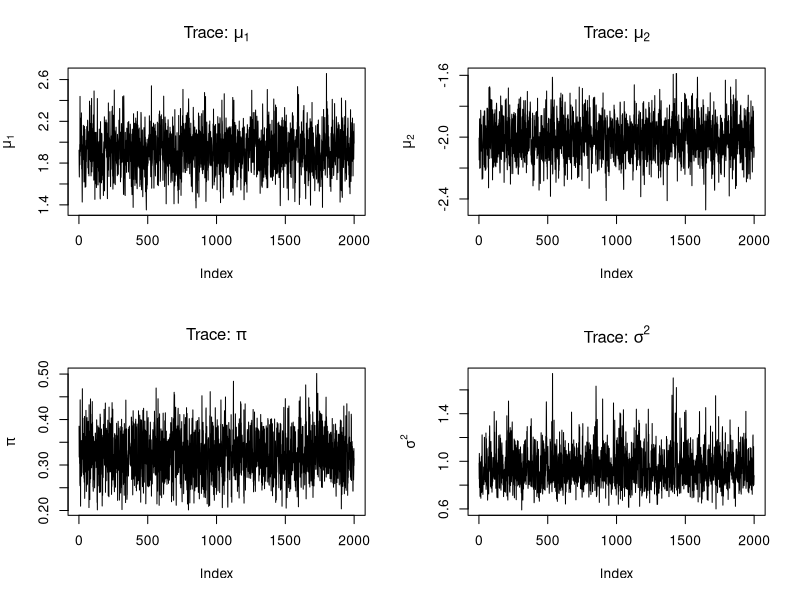
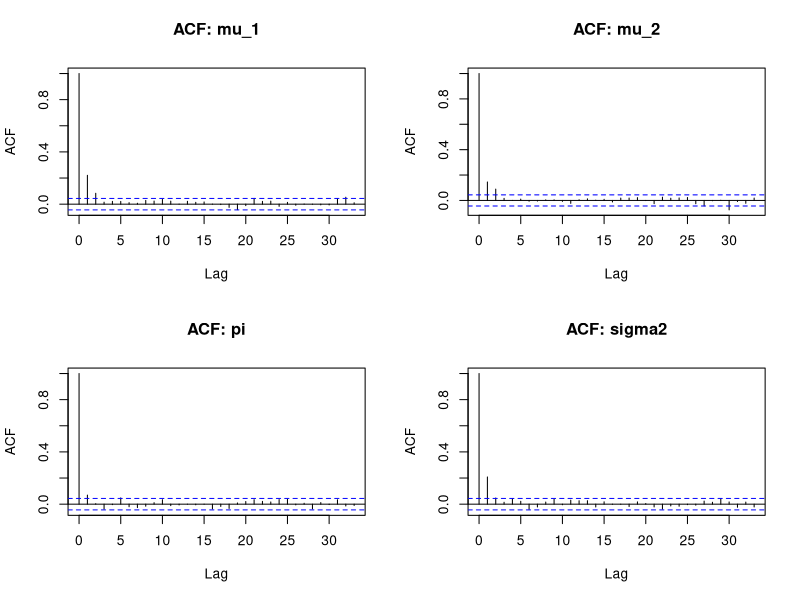
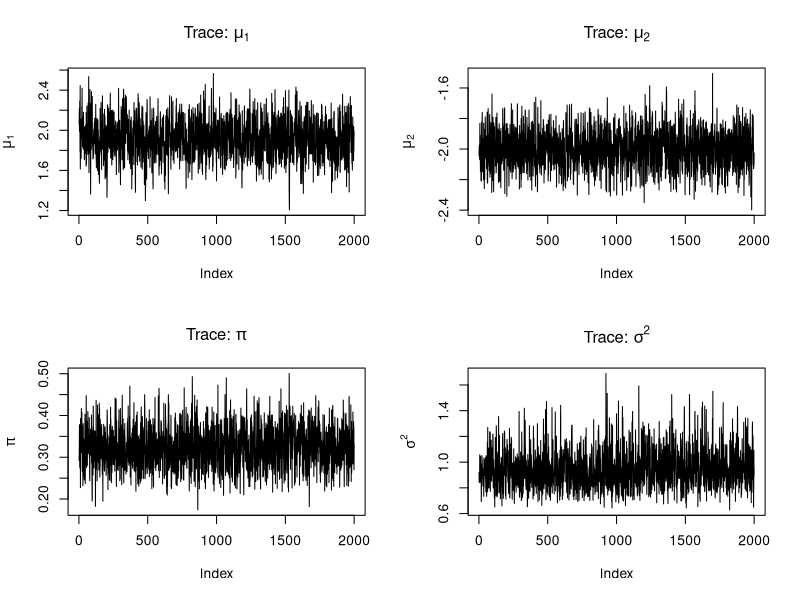
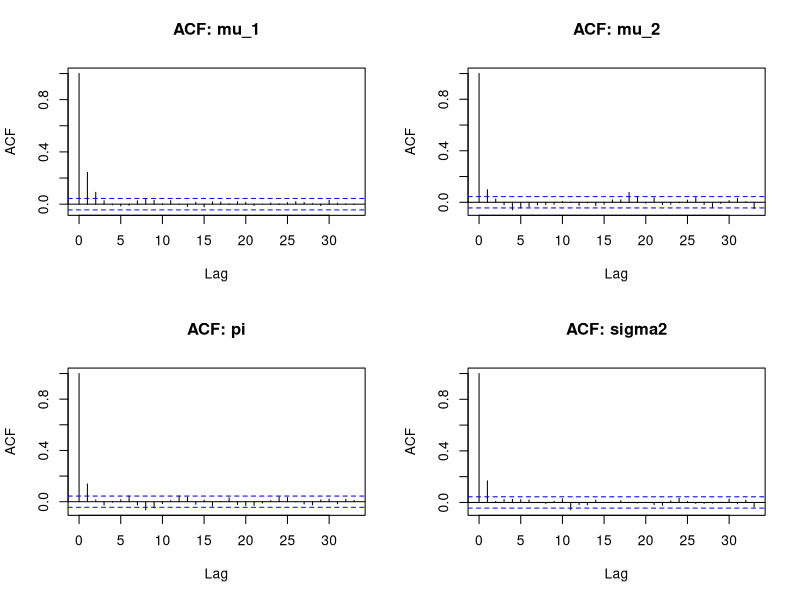
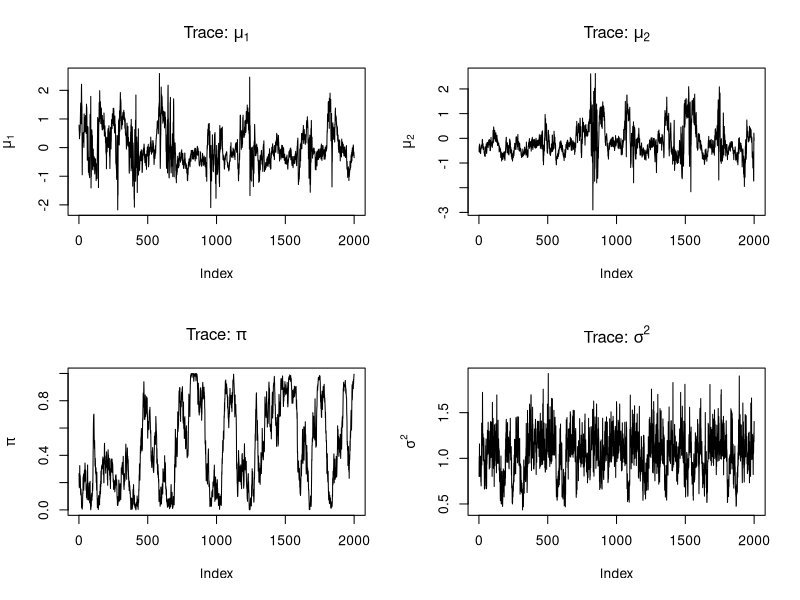
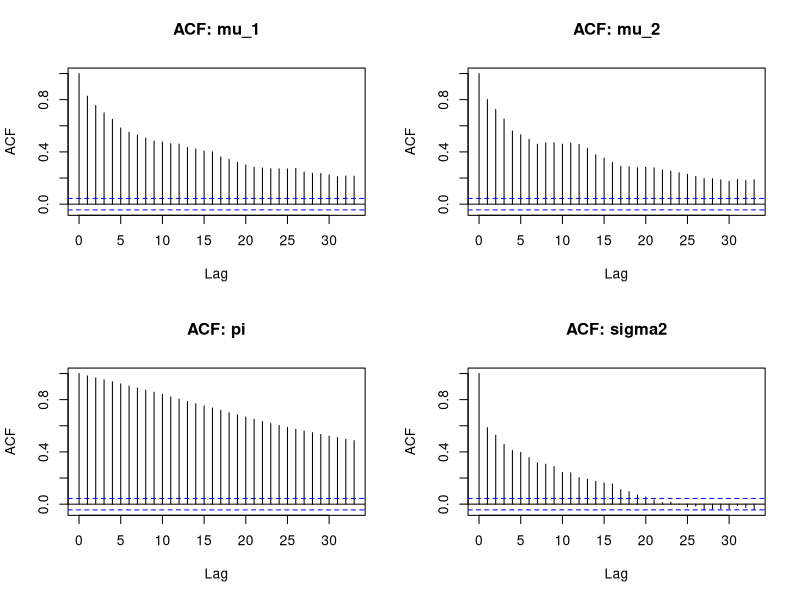

These figures' R source, in order:
## ---- chunk 1
iterate_parameters <- function(data, previous, hyperparams) {
    next_parameters <- list()
    n <- length(data)
    
    m_0     <- hyperparams$m_0
    s2_0    <- hyperparams$s2_0
    a       <- hyperparams$a
    b       <- hyperparams$b
    alpha_0 <- hyperparams$alpha_0
    beta_0  <- hyperparams$beta_0
    
    mu_1    <- previous$mu_1
    mu_2    <- previous$mu_2
    pi      <- previous$pi
    sigma2  <- previous$sigma2
    zs      <- previous$zs
    
    #Latent group allocation for each data point separately
    z_i <- numeric(n)
    for (i in 1:n) {
      y_i <- data[i]
      #conditional likelihood for the generated data; probability that Z_i equals 1.
      p_1 <- dnorm(y_i, mu_1, sqrt(sigma2))*pi/
        (pi*dnorm(y_i, mu_1, sqrt(sigma2))+(1-pi)*dnorm(y_i, mu_2, sqrt(sigma2)))
      #randomize latent group allocation
      if (runif(1, 0, 1) < p_1) {
        z_i[i] <- 1
      } else {
        z_i[i] <- 2
      }
    }
    #save result
    zs <- z_i
    next_parameters$zs <- zs
    
    #split observations into groups by allocation parameter
    is_group_1   <- sapply(zs, function(x) x == 1) #vector which tells if a datum is in group 1
    is_group_2   <- !is_group_1
    group_1_data <- data[which(is_group_1)]
    group_2_data <- data[which(is_group_2)]
    
    #count observations in each group, and take their sums
    N_1 <- length(group_1_data)
    N_2 <- length(group_2_data)
    y_sum_1 <- sum(group_1_data)
    y_sum_2 <- sum(group_2_data)
    
    #sample from the conditional likelihood of group allocation parameter pi
    pi <- rbeta(1, a + N_1, b + n - N_1)
    next_parameters$pi <- pi
    
    #sample mu_1 from conditional distribution
    mu_1 <- rnorm(1, 
                  mean = (m_0 + y_sum_1)/(sigma2 + s2_0*N_1),
                  sd = sqrt((s2_0*sigma2)/(sigma2 + s2_0*N_1))
    )
    next_parameters$mu_1 <- mu_1
    
    #sample mu_2 from it's conditional distribution
    mu_2 <- rnorm(1, 
                  mean = (m_0 + y_sum_2)/(sigma2 + s2_0*N_2),
                  sd = sqrt((s2_0*sigma2)/(sigma2 + s2_0*N_2))
    )
    next_parameters$mu_2 <- mu_2
    
    #calculate parameters for the conditional of sigma^2
    #this needs cleanup later
    alpha_k <- alpha_0 + n/2
    #beta_k_1 = beta_0 + 1/2 * sum((data-mu_1)^2)
    #beta_k_2 = beta_0 + 1/2 * sum((data-mu_2)^2)
    #sample from the conditional distribution 
    #sigma2 = pi * 1/rgamma(1, alpha_k, beta_k_1) + (1-pi) * 1/rgamma(1, alpha_k, beta_k_2)
    mus <- is_group_1*mu_1 + is_group_2*mu_2
    beta_k <- beta_0 + 1/2 * sum((data-mus)^2)
    
    sigma2 <- 1/rgamma(1, alpha_k, beta_k)
    next_parameters$sigma2 <- sigma2
    
    next_parameters
}

gibbs_sampler <- function(data, samples_count, burn, hyperparams, initialisation = NA) {
  n <- length(data)
  parameters <- vector(mode="list", length=samples_count)
  
  m_0     <- hyperparams$m_0
  s2_0    <- hyperparams$s2_0
  a       <- hyperparams$a
  b       <- hyperparams$b
  alpha_0 <- hyperparams$alpha_0
  beta_0  <- hyperparams$beta_0
  
  #Initialise prior values from distribution
  if (!any(is.na(initialisation))){
      parameters[[1]] <- initialisation
  }
  else {
      parameters[[1]] <- list(
      mu_1    = rnorm(1, m_0, sqrt(s2_0)),
      mu_2    = rnorm(1, m_0, sqrt(s2_0)),
      pi      = rbeta(1, a, b),
      sigma2  = 1/rgamma(1, alpha_0, beta_0)
    )

  }
  parameters[[1]]$zs = rbinom(n, 1, 1-parameters[[1]]$pi) + 1
  #Burn just replaces the first value repeatedly, thus discarding the previous value
  for (t in 1:burn) {
    previous <- parameters[[1]]
    parameters[[1]] <- iterate_parameters(data, previous, hyperparams)
  }
  #generate samples
  for (t in 2:samples_count) {
    previous <- parameters[[t-1]]
    parameters[[t]] <- iterate_parameters(data, previous, hyperparams)
  }
  parameters
}
## ---- chunk 2
#generate a dataset

set.seed(1)

n <- 100
allocation <- rbinom(n, size = 1, prob = 0.7)
separate_data <- allocation*rnorm(n, -2, 1) + (1 - allocation)*rnorm(n, 2, 1)

## ---- chunk 3
set.seed(1)

hyperparams = list(
  m_0 = 0,
  s2_0 = 1,
  a = 1,
  b = 1,
  alpha_0 = 2,
  beta_0 = 1
)

initilasation <- list(
      mu_1    = 1,
      mu_2    = 1,
      pi      = 0.5,
      sigma2  = 1
    )

separate_gibbs = gibbs_sampler(separate_data, 2000, 2000, hyperparams, initialisation = initilasation)

mu_1_vector <- sapply(separate_gibbs, function (x) x$mu_1)
mu_2_vector <- sapply(separate_gibbs, function (x) x$mu_2)
pi_vector <- sapply(separate_gibbs, function (x) x$pi)
sigma2_vector <- sapply(separate_gibbs, function (x) x$sigma2)

## ---- chunk 4

#png(file="./figures/task2_partB_setting1_init1_trace.png")

par(mfrow=c(2,2))

plot(mu_1_vector, type = "l", ylab = expression(mu[1]), 
     main = expression( paste("Trace: ", mu[1])))

plot(mu_2_vector, type = "l", ylab = expression(mu[2]),
     main = expression( paste("Trace: ", mu[2])))

plot(pi_vector, type = "l", ylab = expression(pi), 
     main = expression( paste("Trace: ", pi)))

plot(sigma2_vector, type = "l", ylab = expression(sigma^2), 
     main = expression( paste("Trace: ", sigma^2)))


#dev.off()

## ---- chunk 5

png(file="./figures/task2_partB_setting1_init1_acf.png")

par(mfrow=c(2,2))

acf(mu_1_vector, main = "ACF: mu_1")
acf(mu_2_vector, main = "ACF: mu_2")
acf(pi_vector, main = "ACF: pi")
acf(sigma2_vector, main = "ACF: sigma2")

dev.off()

## ---- chunk 6
initilasation <- list(
      mu_1    = 1,
      mu_2    = 1,
      pi      = 0.5,
      sigma2  = 1
    )

separate_gibbs = gibbs_sampler(separate_data, 2000, 2000, hyperparams, initialisation = initilasation)

mu_1_vector <- sapply(separate_gibbs, function (x) x$mu_1)
mu_2_vector <- sapply(separate_gibbs, function (x) x$mu_2)
pi_vector <- sapply(separate_gibbs, function (x) x$pi)
sigma2_vector <- sapply(separate_gibbs, function (x) x$sigma2)

## ---- chunk 7

png(file="./figures/task2_partB_setting1_init2_trace.png")

par(mfrow=c(2,2))

plot(mu_1_vector, type = "l", ylab = expression(mu[1]), 
     main = expression( paste("Trace: ", mu[1])))

plot(mu_2_vector, type = "l", ylab = expression(mu[2]),
     main = expression( paste("Trace: ", mu[2])))

plot(pi_vector, type = "l", ylab = expression(pi), 
     main = expression( paste("Trace: ", pi)))

plot(sigma2_vector, type = "l", ylab = expression(sigma^2), 
     main = expression( paste("Trace: ", sigma^2)))


dev.off()

## ---- chunk 8

png(file="./figures/task2_partB_setting1_init2_acf.png")

par(mfrow=c(2,2))

acf(mu_1_vector, main = "ACF: mu_1")
acf(mu_2_vector, main = "ACF: mu_2")
acf(pi_vector, main = "ACF: pi")
acf(sigma2_vector, main = "ACF: sigma2")

dev.off()

## ---- chunk 9

#generate a dataset

set.seed(1)

n <- 100
allocation <- rbinom(n, size = 1, prob = 0.7)
separate_data <- allocation*rnorm(n, -0.5, 1) + (1 - allocation)*rnorm(n, 0.5, 1)

## ---- chunk 10

set.seed(1)

hyperparams = list(
  m_0 = 0,
  s2_0 = 1,
  a = 1,
  b = 1,
  alpha_0 = 1,
  beta_0 = 1
)

initilasation <- list(
      mu_1    = 1,
      mu_2    = 1,
      pi      = 0.5,
      sigma2  = 2
    )

separate_gibbs = gibbs_sampler(separate_data, 2000, 2000, hyperparams, initialisation = initilasation)

mu_1_vector <- sapply(separate_gibbs, function (x) x$mu_1)
mu_2_vector <- sapply(separate_gibbs, function (x) x$mu_2)
pi_vector <- sapply(separate_gibbs, function (x) x$pi)
sigma2_vector <- sapply(separate_gibbs, function (x) x$sigma2)

## ---- chunk 11

png(file="./figures/task2_partB_setting2_init1_trace.png")

par(mfrow=c(2,2))

plot(mu_1_vector, type = "l", ylab = expression(mu[1]), 
     main = expression( paste("Trace: ", mu[1])))

plot(mu_2_vector, type = "l", ylab = expression(mu[2]),
     main = expression( paste("Trace: ", mu[2])))

plot(pi_vector, type = "l", ylab = expression(pi), 
     main = expression( paste("Trace: ", pi)))

plot(sigma2_vector, type = "l", ylab = expression(sigma^2), 
     main = expression( paste("Trace: ", sigma^2)))

dev.off()

## ---- chunk 12

png(file="./figures/task2_partB_setting2_init1_acf.png")

par(mfrow=c(2,2))

acf(mu_1_vector, main = "ACF: mu_1")
acf(mu_2_vector, main = "ACF: mu_2")
acf(pi_vector, main = "ACF: pi")
acf(sigma2_vector, main = "ACF: sigma2")

dev.off()

## ---- chunk 13

hyperparams = list(
  m_0 = 0,
  s2_0 = 1,
  a = 1,
  b = 1,
  alpha_0 = 1,
  beta_0 = 1
)

mean <- mean(faithful$eruptions)
std <- sd(faithful$eruptions)
preprocessed_data <- (faithful$eruptions - mean)/ std

## ---- chunk 14
set.seed(1)
gibbs_sampler(preprocessed_data, 100, 100, hyperparams)
## ---- chunk 15
